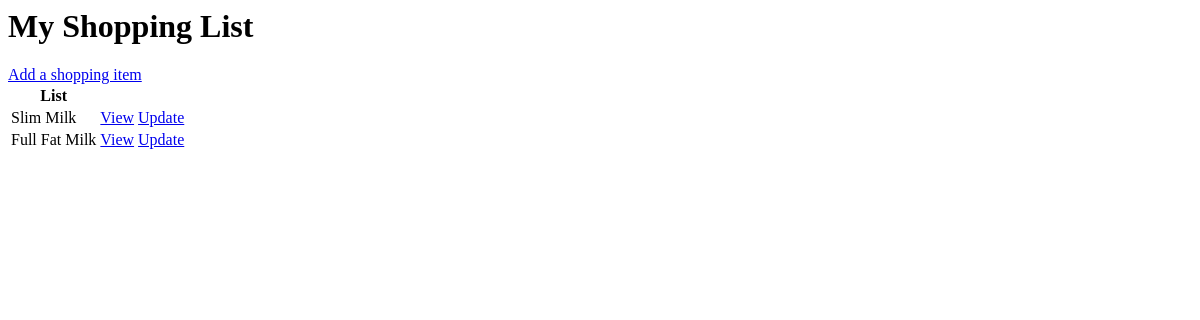
The app's page /, older data.
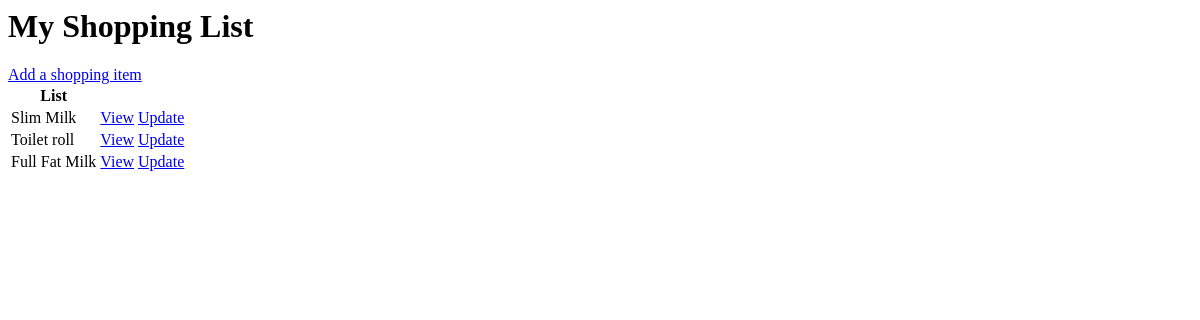
The same page, newer data.
### shop_app/models.py (models this page shows, shortened)
class Task(models.Model):
    user = models.ForeignKey(User, on_delete=models.CASCADE, null=True, blank=True)
    title = models.CharField(max_length=100)
    description = models.TextField(null=True, blank=True)
    complete = models.BooleanField(default=False)
    created = models.DateTimeField(auto_now_add=True)
    class Meta:
        ordering = ['complete']

### shop_app/views.py (the view)
# urls.py: path('', TaskList.as_view(), name='tasks'),
class TaskList(ListView):
    model = Task
    context_object_name = 'tasks'

### shop_app/templates/shop_app/task_list.html
<h1>My Shopping List</h1>
<a href="{% url 'create-item' %}">Add a shopping item</a>
<table>
    <tr>
        <th>List</th>
        <th></th>
        <th></th>
    </tr>
    {% for task in object_list %}
    <tr>
        <td>{{task.title}}</td>
        <td><a href ="{% url 'task' task.id %}">View</a></td>
        <td><a href ="{% url 'edit-item' task.id %}">Update</a></td>
    </tr>
    {% empty %}
        <h3>No more items in Shopping List</h3>
    {% endfor %}
    </table>

Row changes from the older to the newer data that the page shows:
added Task: title "Toilet roll"
